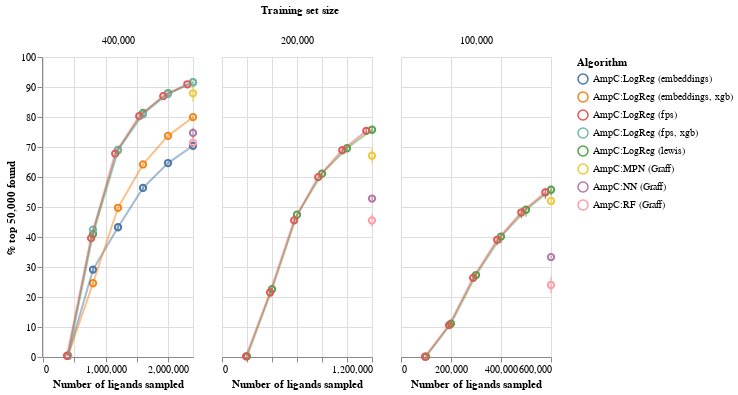

The code cell stored with this chart in its notebook:
### Code cell
ch

### Figure 1 — Vega-Lite specification as saved in the notebook (floating-point values rounded to 4 significant figures; data arrays with more than 128 entries replaced by an {"elided": "..."} marker saying what was removed)
{"config": {"view": {"continuousWidth": 400, "continuousHeight": 300}}, "data": {"name": "data-e42fcd22308615579403fddc69dfc7b7"}, "facet": {"column": {"type": "nominal", "field": "Training set size", "sort": [0.004, 0.002, 0.001]}}, "spec": {"layer": [{"mark": {"type": "errorbar", "extent": "ci"}, "encoding": {"color": {"type": "nominal", "field": "Algorithm"}, "x": {"type": "quantitative", "field": "N ligands explored", "title": "Number of ligands sampled"}, "y": {"type": "quantitative", "field": "% top-k found", "title": "% top 50,000 found"}}}, {"mark": {"type": "point", "color": "black", "filled": false, "size": 40}, "encoding": {"color": {"type": "nominal", "field": "Algorithm"}, "tooltip": {"type": "quantitative", "aggregate": "mean", "field": "% top-k found", "title": "% top 50,000 found"}, "x": {"type": "quantitative", "field": "N ligands explored"}, "y": {"type": "quantitative", "aggregate": "mean", "field": "% top-k found", "title": "% top 50,000 found"}}}, {"mark": {"type": "line", "color": "black", "opacity": 0.5, "size": 2}, "encoding": {"color": {"type": "nominal", "field": "Algorithm"}, "x": {"type": "quantitative", "field": "N ligands explored"}, "y": {"type": "quantitative", "aggregate": "mean", "field": "% top-k found", "title": "% top 50,000 found"}}}], "height": 300, "width": 150}, "resolve": {"scale": {"x": "independent"}}, "$schema": "https://vega.github.io/schema/vega-lite/v4.8.1.json", "datasets": {"data-e42fcd22308615579403fddc69dfc7b7": {"elided": "179 records"}}}
